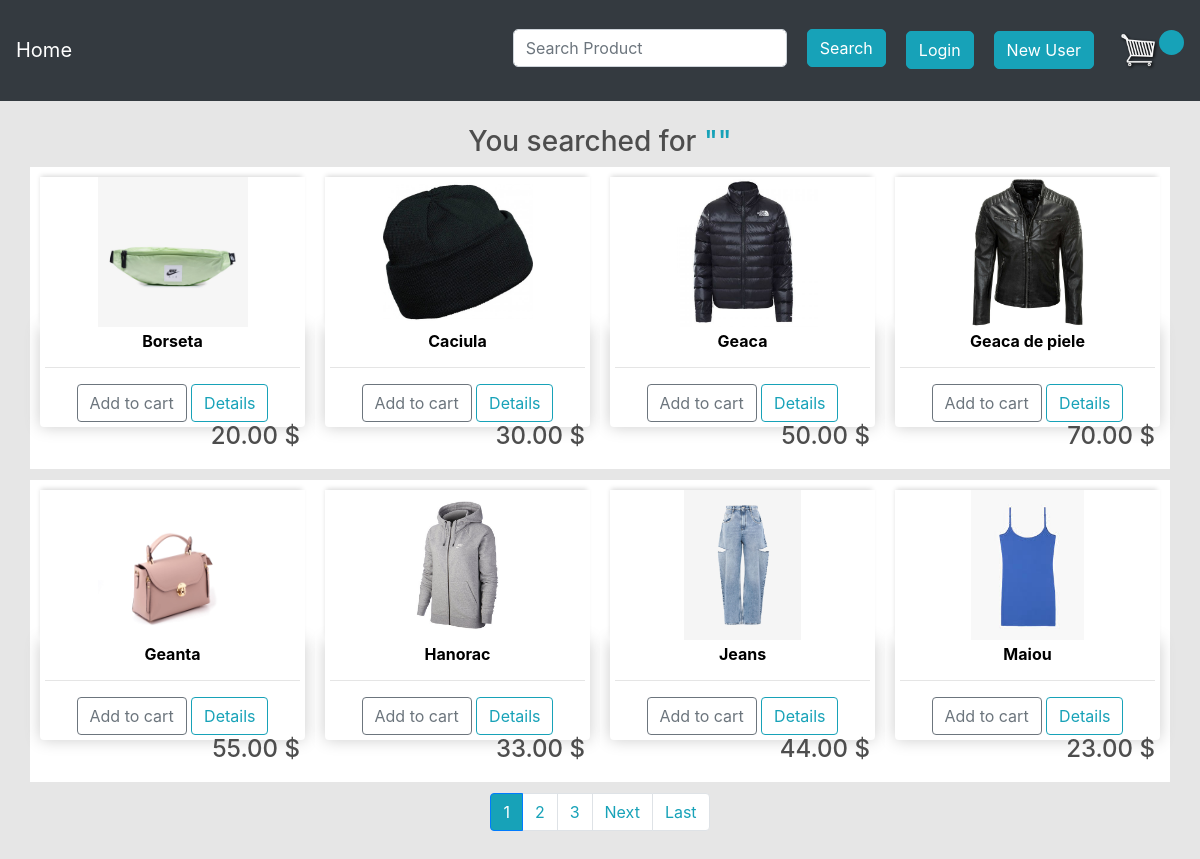
The app's page /search/, older data.
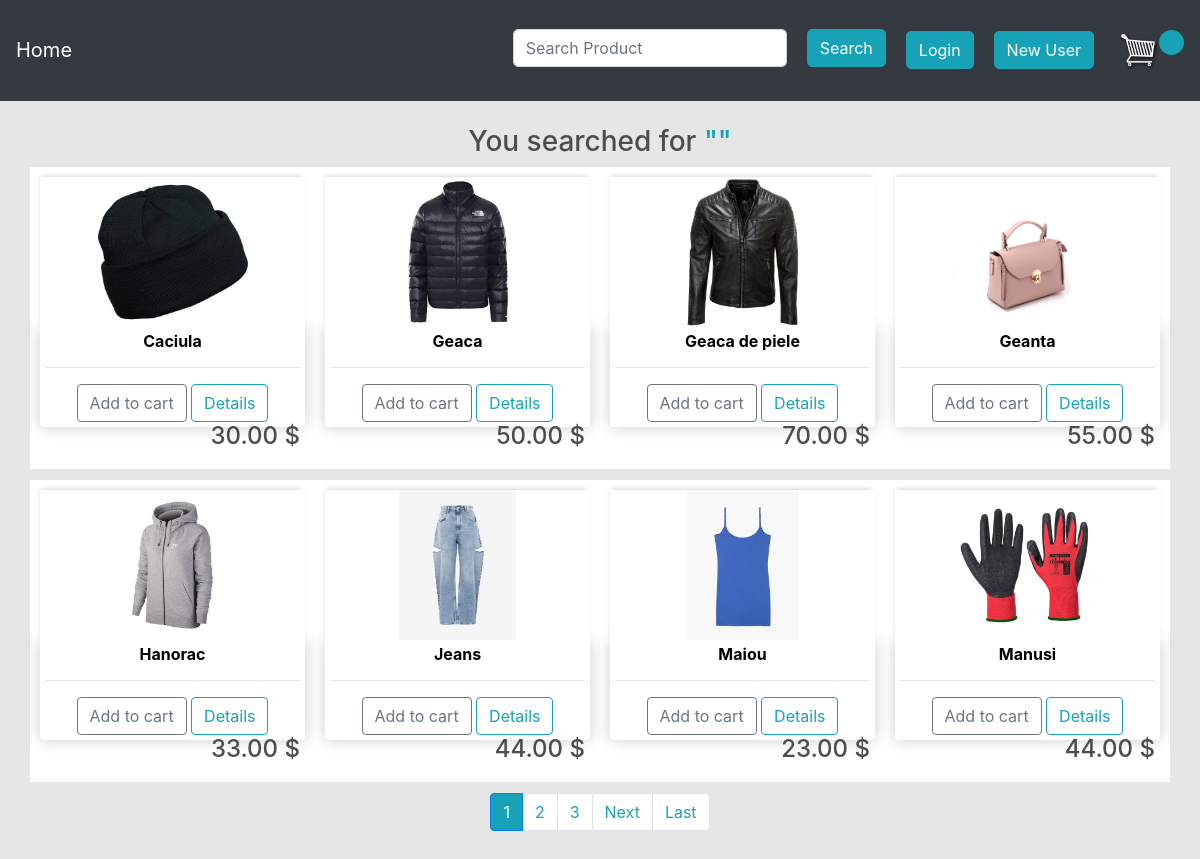
The same page, newer data.
### ecomm/models.py (models this page shows, shortened)
class Product(models.Model):
	title = models.CharField(max_length=200)
	slug = models.SlugField(unique=True)
	image = models.ImageField(upload_to='products')
	price = models.PositiveIntegerField()
	description = models.TextField()
	view_count = models.PositiveIntegerField(default=0)

### ecomm/views.py (the view)
# urls.py: path("search/", SearchView.as_view(), name="searches"),
class SearchView(EcomMixin, TemplateView):
	template_name = 'search.html'
	def get_context_data(self, **kwargs):
		context = super().get_context_data(**kwargs)
		searched_products = Product.objects.all()
		kw = self.request.GET.get('search')
		if kw:
			searched_products = Product.objects.filter(Q(title__icontains=kw) | Q(description__icontains=kw)).order_by(
				'title')
		paginator = Paginator(searched_products, 8)
		page = self.request.GET.get('page')
		try:
			results = paginator.page(page)
		except PageNotAnInteger:
			results = paginator.page(1)
		except EmptyPage:
			results = paginator.page(paginator.num_pages)
		context['results'] = results
		context['search_query'] = kw
		if kw:
			context['search_query'] = kw
			context['search_url'] = f'?search={kw}&'
		return context

### ecomm/views.py (called while the page is built)
	def get_context_data(self, **kwargs):
		context = super().get_context_data(**kwargs)
		cart_id = self.request.session.get("cart_id")
		if cart_id:
			cart_obj = Cart.objects.get(id=cart_id)
			if self.request.user.is_authenticated and self.request.user.customer:
				cart_obj.customer = self.request.user.customer
				cart_obj.save()
			context['cart'] = cart_obj
		return context

### templates/search.html (shortened to what this page needs)
{% extends 'base.html' %}
{% block content %}
<center>
    <h3>You searched for <span class="text-info">"{{request.GET.search}}"</span></h3>
        <div class="row">
            {% for result in results %}
            <div class="col-lg-3" style=" background-color: #fff; margin-bottom:1%; padding: 10px 10px 10px 10px;">
                <a href="{% url 'ecomm:productdetail' result.slug %}">
                    <img class="thumbnail" src="{{result.image.url}}"
                         style="object-fit: cover; object-fit: contain; background-color: #fff;">
                </a>
                <div class="box-element product" style="background-color: #fff;">
                    <h6><a href="{% url 'ecomm:productdetail' result.slug %}" style="color: 0000;"><strong>{{ result.title }} </strong></a></h6>
                    <hr>
                    <a href="{% url 'ecomm:addtocart' result.id %}"
                       class="btn btn-outline-secondary add-btn update-cart">Add
                        to cart</a>
                    <a class="btn btn-outline-info" href="{% url 'ecomm:productdetail' result.slug %}">Details</a>
                    <h4 style="display: inline-block; float: right">{{result.price|floatformat:2}} $</h4>
                </div>
            </div>
            {% endfor %}
        </div>
</center>
<nav aria-label="..." class="">
        <ul class="pagination justify-content-center">
            {% for i in results.paginator.page_range %}
            {% if i == results.number %}
            <li class="page-item active"><a class="page-link bg-info">{{i}}</a></li>
            {% else %}
            <li class="page-item"><a class="page-link text-info" href="{{ search_url }}page={{i}}">{{i}}</a></li>
            {% endif %}
            {% endfor %}
            {% if results.has_next %}
            <li class="page-item">
                <a class="page-link text-info" href="{{ search_url }}page={{ results.next_page_number }}">Next</a>
            </li>
            <li class="page-item"><a class="page-link text-info" href="{{ search_url }}page={{ results.paginator.num_pages }}">Last
                    </a></li>
            {% endif %}
        </ul>
      </nav>
{% endblock %}

Row changes from the older to the newer data that the page shows:
removed Product: image (picture), title "Borseta", price "20.00"
now on this page (row edited): Product: image (picture), title "Manusi", price "44.00"
